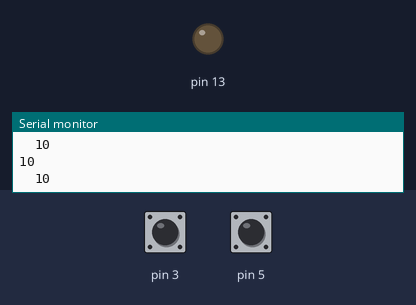
This sketch was run on a simulated Arduino Uno, built with avr-gcc and run on an emulated ATmega328P. On the bench: output pins drawn as LEDs (lit = HIGH), the last lines printed to the serial monitor. The inputs (shaded band) are chosen by the test bench; at power-on: pin 3 HIGH, pin 5 HIGH.

Above: at 1.2 s.
1.3 s: pin 3 pulled LOW for 0.15 s
At 1.45 s:
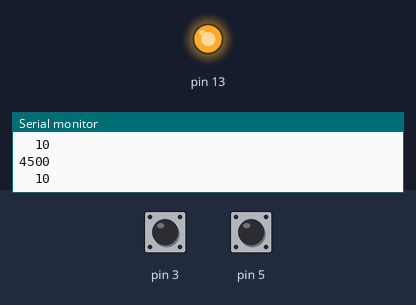
3.0 s: pin 3 pulled LOW for 3.2 s
At 7.1 s:
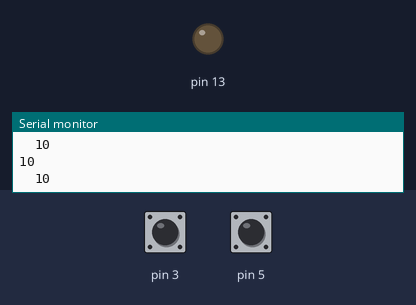
7.8 s: pin 5 pulled LOW for 3.2 s
At 8.4 s:
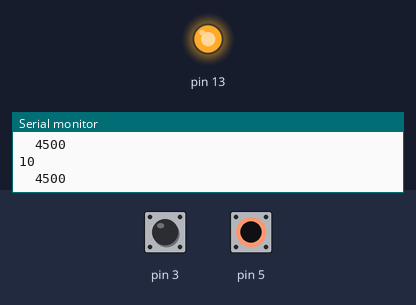
Timing chart, 0 to 12.6 s (numbered marks = the images above; inputs shaded):
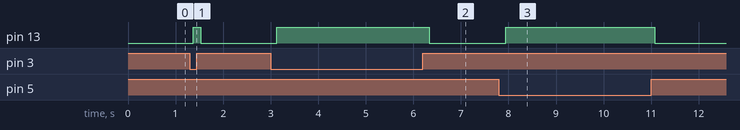

Measured:
- after the input at 1.3 s, pin 13: LOW → HIGH after 0.07 s, → LOW 0.15 s later
- after the input at 3.0 s, pin 13: LOW → HIGH after 0.13 s, → LOW 3.2 s later
- after the input at 7.8 s, pin 13: LOW → HIGH after 0.14 s, → LOW 3.1 s later

The sketch:

EE_cap_sensing.ino
```cpp
#include <CapacitiveSensor.h>

/*
 * CapitiveSense Library Demo Sketch
 * Paul Badger 2008
 * Uses a high value resistor e.g. 10M between send pin and receive pin
 * Resistor effects sensitivity, experiment with values, 50K - 50M. Larger resistor values yield larger sensor values.
 * Receive pin is the sensor pin - try different amounts of foil/metal on this pin
 */


CapacitiveSensor   cs_2_3 = CapacitiveSensor(2,3);        // 10M resistor between pins 4 & 2, pin 2 is sensor pin, add a wire and or foil if desired
CapacitiveSensor   cs_4_5 = CapacitiveSensor(4,5);        // 10M resistor between pins 4 & 6, pin 6 is sensor pin, add a wire and or foil
//CapacitiveSensor   cs_4_8 = CapacitiveSensor(4,8);        // 10M resistor between pins 4 & 8, pin 8 is sensor pin, add a wire and or foil

void setup()
{
   //cs_4_2.set_CS_AutocaL_Millis(0xFFFFFFFF);     // turn off autocalibrate on channel 1 - just as an example
   Serial.begin(9600);

   pinMode(13, OUTPUT);
}

void loop()
{
    long start = millis();
    long total1 =  cs_2_3.capacitiveSensor(30);
    long total2 =  cs_4_5.capacitiveSensor(30);
    //long total3 =  cs_4_8.capacitiveSensor(30);

    //Serial.print(millis() - start);        // check on performance in milliseconds
    //Serial.print("\t");                    // tab character for debug windown spacing

    Serial.println(total1);                  // print sensor output 1
    Serial.print("\t");
    Serial.println(total2);                  // print sensor output 2
    //Serial.print("\t");
    //Serial.println(total3);                // print sensor output 3

    delay(70);                             // arbitrary delay to limit data to serial port

  if(total1 > 350 || total2 > 350 )
  {
    digitalWrite(13, HIGH);   // turn the LED on (HIGH is the voltage level)
  }
  else{
  digitalWrite(13, LOW);    // turn the LED off by making the voltage LOW
  }
}
```
